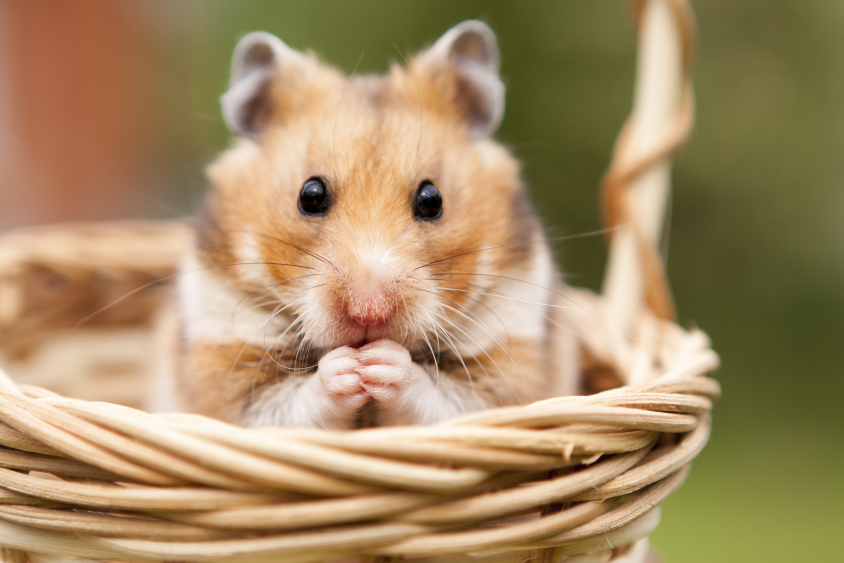
#> input picture hamster.jpeg, 1688 x 1125 px (shown at 1/2 size)
$ python serial1.py
#> lines starting #> are read from the running program, lines starting #| are printed output that depends on the picture
# Wie man sich seriell mit dem Arduino verbindet und Daten empfangen und ausgeben kann
# source: https://codingworld.io/project/den-arduino-mit-dem-raspberry-pi-verbinden-seriell

# Wie man ein Bild anzeigen kann je nachdem, welche ID eingelesen wird
# source: https://www.tutorialspoint.com/working-with-images-in-python

import serial # Python Serial Bibliothek - hilft serielle Verbindungen herzustellen
# Serial Bib Doku: https://pythonhosted.org/pyserial/shortintro.html#opening-serial-ports

import time   # Python Time Bibliothek - hilft beim Umgang mit zeitbezogenem Code
# Time Doku: https://www.programiz.com/python-programming/time
# Time.sleep Eintrag: https://www.tutorialspoint.com/python/time_sleep.htm

from PIL import Image # Python Pillow ist eine Image Bibliothek - hilft beim Laden und Anzeigen von Bildern
# Pillow Doku: https://pillow.readthedocs.io/en/stable/reference/Image.html

hamster = Image.open('hamster.jpeg') # laed das Bild
#> hamster is the input picture: PIL image 1688x1125 RGB; mean R, G, B 165.5, 139.8, 101.7
katze = Image.open ('katze.jpeg')
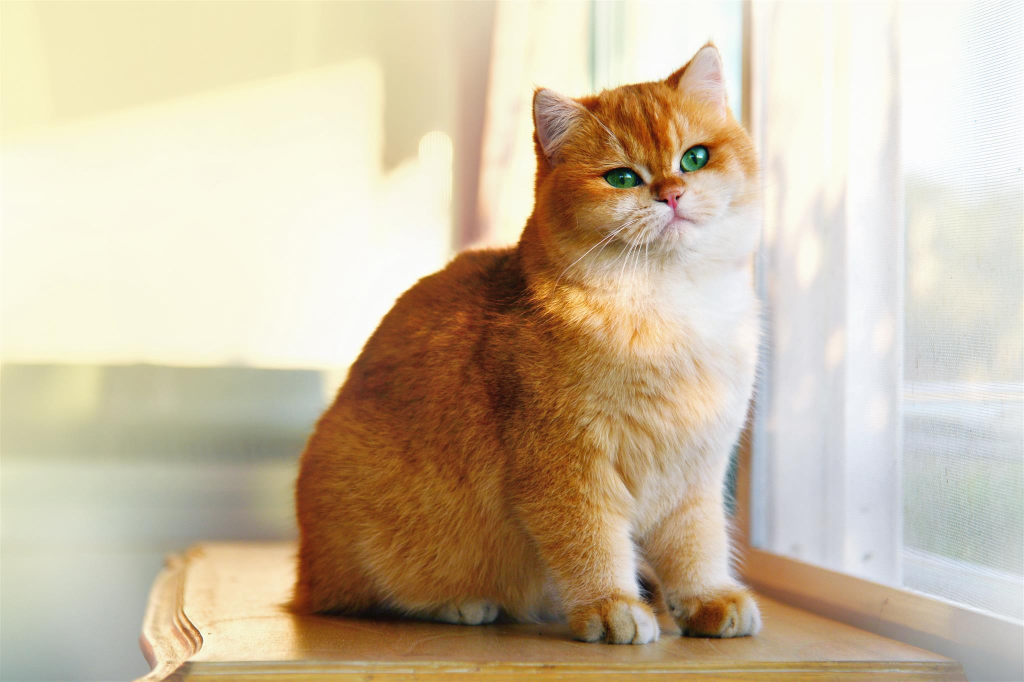
#> input picture katze.jpeg, 2048 x 1363 px (shown at 1/2 size)
#> katze is the input picture: PIL image 2048x1363 RGB; mean R, G, B 204.2, 188.7, 163.8
hund = Image.open ('hund.jpeg')
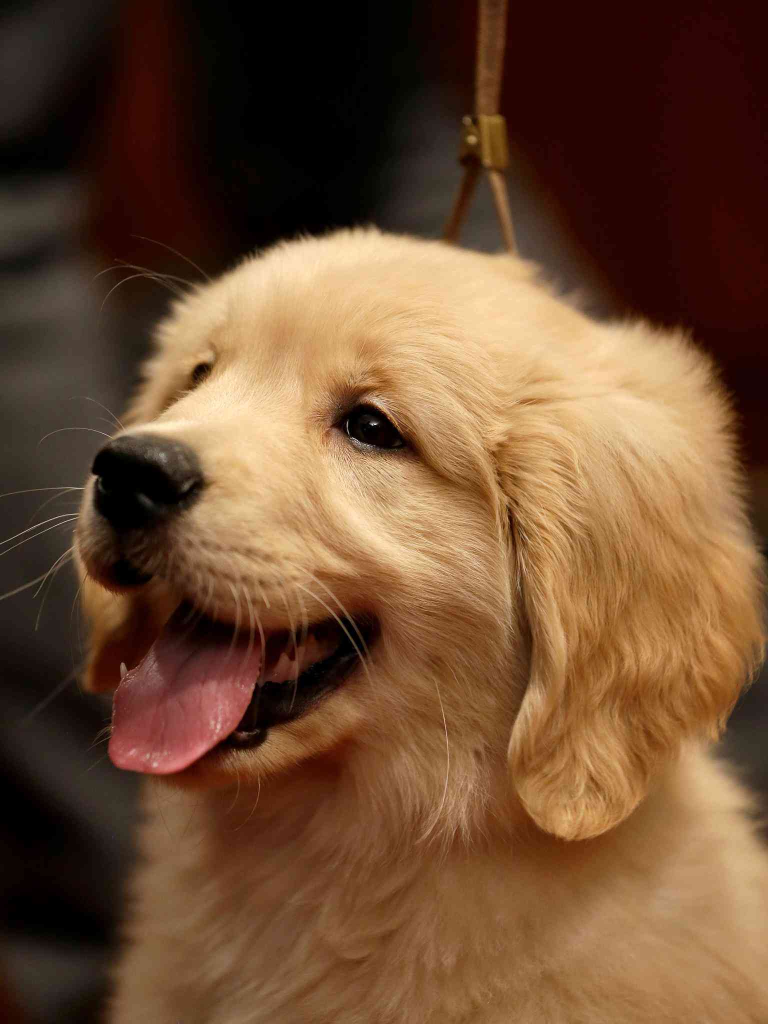
#> input picture hund.jpeg, 1536 x 2048 px (shown at 1/2 size)
#> hund is the input picture: PIL image 1536x2048 RGB; mean R, G, B 109.9, 76.6, 50.6

verbindung = serial.Serial('/dev/ttyACM0', 9600) # serial.Serial gibt den Pfad zum Arduino an und die Datenrate
verbindung.isOpen()       # oeffnet den seriellen Port
time.sleep(1)             # unterbricht die Ausfuehrung fuer 1 Sekunde - Arduino braucht beim Starten der Verbindung laenger

verbindung.write('text')  # seriell werden Daten in einem String uebergeben
try:                      # solange das Programm laeuft fuehre die Zeilen 27-30 aus
    while True:
#> (the run stopped early here; a loop or call above may not have finished)
